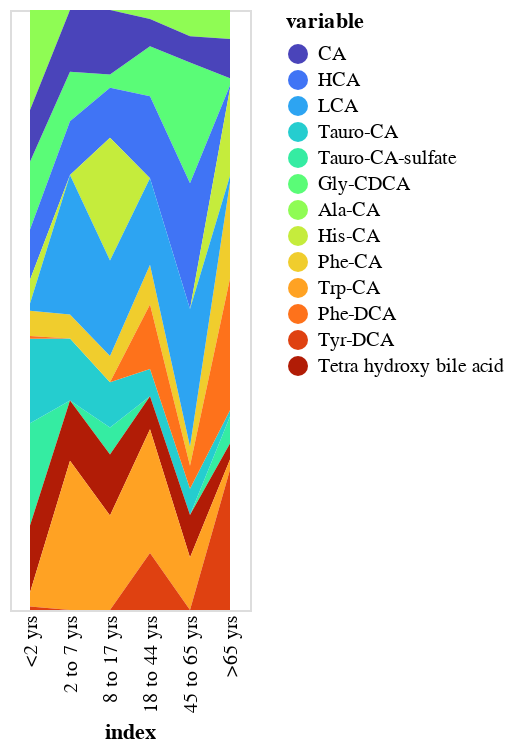

Notebook code for this chart:
### Code cell
alt.Chart(table2).mark_area().encode(
    alt.X('index:N',
        axis=alt.Axis(domain=False, tickSize=0), 
          sort=['<2 yrs', '2 to 7 yrs', '8 to 17 yrs', '18 to 44 yrs', '45 to 65 yrs', '>65 yrs']
    ),
    alt.Y('value:Q', stack='normalize', axis=None),
    alt.Color('variable:N',
        scale=alt.Scale(scheme='turbo'),
        sort=[ 'CA', 'HCA', 'LCA',
            'Tauro-CA', 'Tauro-CA-sulfate', 'Gly-CDCA',
              'Ala-CA', 'His-CA', 'Phe-CA', 'Trp-CA', 'Phe-DCA', 'Tyr-DCA',
              'Tetra hydroxy bile acid']
    )
).interactive()

### Figure 1 — Vega-Lite specification as saved in the notebook (floating-point values rounded to 4 significant figures)
{"config": {"view": {"continuousWidth": 400, "continuousHeight": 300}}, "data": {"name": "data-d5fda2d07a58d4f5d30f123c9f27e573"}, "mark": "area", "encoding": {"color": {"field": "variable", "scale": {"scheme": "turbo"}, "sort": ["CA", "HCA", "LCA", "Tauro-CA", "Tauro-CA-sulfate", "Gly-CDCA", "Ala-CA", "His-CA", "Phe-CA", "Trp-CA", "Phe-DCA", "Tyr-DCA", "Tetra hydroxy bile acid"], "type": "nominal"}, "x": {"axis": {"domain": false, "tickSize": 0}, "field": "index", "sort": ["<2 yrs", "2 to 7 yrs", "8 to 17 yrs", "18 to 44 yrs", "45 to 65 yrs", ">65 yrs"], "type": "nominal"}, "y": {"axis": null, "field": "value", "stack": "normalize", "type": "quantitative"}}, "selection": {"selector014": {"type": "interval", "bind": "scales", "encodings": ["x", "y"]}}, "$schema": "https://vega.github.io/schema/vega-lite/v4.17.0.json", "datasets": {"data-d5fda2d07a58d4f5d30f123c9f27e573": [{"index": "<2 yrs", "variable": "Tauro-CA-sulfate", "value": 0.771}, {"index": "2 to 7 yrs", "variable": "Tauro-CA-sulfate", "value": 0.0}, {"index": "8 to 17 yrs", "variable": "Tauro-CA-sulfate", "value": 0.06107}, {"index": "18 to 44 yrs", "variable": "Tauro-CA-sulfate", "value": 0.0}, {"index": "45 to 65 yrs", "variable": "Tauro-CA-sulfate", "value": 0.0}, {"index": ">65 yrs", "variable": "Tauro-CA-sulfate", "value": 0.1679}, {"index": "<2 yrs", "variable": "Ala-CA", "value": 0.7541}, {"index": "2 to 7 yrs", "variable": "Ala-CA", "value": 0.0}, {"index": "8 to 17 yrs", "variable": "Ala-CA", "value": 0.0}, {"index": "18 to 44 yrs", "variable": "Ala-CA", "value": 0.01639}, {"index": "45 to 65 yrs", "variable": "Ala-CA", "value": 0.04918}, {"index": ">65 yrs", "variable": "Ala-CA", "value": 0.1803}, {"index": "<2 yrs", "variable": "Tauro-CA", "value": 0.6373}, {"index": "2 to 7 yrs", "variable": "Tauro-CA", "value": 0.1225}, {"index": "8 to 17 yrs", "variable": "Tauro-CA", "value": 0.1029}, {"index": "18 to 44 yrs", "variable": "Tauro-CA", "value": 0.04902}, {"index": "45 to 65 yrs", "variable": "Tauro-CA", "value": 0.04902}, {"index": ">65 yrs", "variable": "Tauro-CA", "value": 0.03922}, {"index": "<2 yrs", "variable": "Gly-CDCA", "value": 0.5113}, {"index": "2 to 7 yrs", "variable": "Gly-CDCA", "value": 0.09774}, {"index": "8 to 17 yrs", "variable": "Gly-CDCA", "value": 0.03008}, {"index": "18 to 44 yrs", "variable": "Gly-CDCA", "value": 0.09023}, {"index": "45 to 65 yrs", "variable": "Gly-CDCA", "value": 0.2256}, {"index": ">65 yrs", "variable": "Gly-CDCA", "value": 0.04511}, {"index": "<2 yrs", "variable": "Tetra hydroxy bile acid", "value": 0.505}, {"index": "2 to 7 yrs", "variable": "Tetra hydroxy bile acid", "value": 0.1188}, {"index": "8 to 17 yrs", "variable": "Tetra hydroxy bile acid", "value": 0.1386}, {"index": "18 to 44 yrs", "variable": "Tetra hydroxy bile acid", "value": 0.05941}, {"index": "45 to 65 yrs", "variable": "Tetra hydroxy bile acid", "value": 0.07921}, {"index": ">65 yrs", "variable": "Tetra hydroxy bile acid", "value": 0.09901}, {"index": "<2 yrs", "variable": "CA", "value": 0.3902}, {"index": "2 to 7 yrs", "variable": "CA", "value": 0.122}, {"index": "8 to 17 yrs", "variable": "CA", "value": 0.1463}, {"index": "18 to 44 yrs", "variable": "CA", "value": 0.04878}, {"index": "45 to 65 yrs", "variable": "CA", "value": 0.04878}, {"index": ">65 yrs", "variable": "CA", "value": 0.2439}, {"index": "<2 yrs", "variable": "HCA", "value": 0.3788}, {"index": "2 to 7 yrs", "variable": "HCA", "value": 0.1061}, {"index": "8 to 17 yrs", "variable": "HCA", "value": 0.1136}, {"index": "18 to 44 yrs", "variable": "HCA", "value": 0.1477}, {"index": "45 to 65 yrs", "variable": "HCA", "value": 0.2348}, {"index": ">65 yrs", "variable": "HCA", "value": 0.01894}, {"index": "<2 yrs", "variable": "Phe-CA", "value": 0.1905}, {"index": "2 to 7 yrs", "variable": "Phe-CA", "value": 0.04762}, {"index": "8 to 17 yrs", "variable": "Phe-CA", "value": 0.05952}, {"index": "18 to 44 yrs", "variable": "Phe-CA", "value": 0.07143}, {"index": "45 to 65 yrs", "variable": "Phe-CA", "value": 0.03571}, {"index": ">65 yrs", "variable": "Phe-CA", "value": 0.5952}, {"index": "<2 yrs", "variable": "His-CA", "value": 0.1788}, {"index": "2 to 7 yrs", "variable": "His-CA", "value": 0.0}, {"index": "8 to 17 yrs", "variable": "His-CA", "value": 0.2781}, {"index": "18 to 44 yrs", "variable": "His-CA", "value": 0.0}, {"index": "45 to 65 yrs", "variable": "His-CA", "value": 0.0}, {"index": ">65 yrs", "variable": "His-CA", "value": 0.543}, {"index": "<2 yrs", "variable": "Trp-CA", "value": 0.1071}, {"index": "2 to 7 yrs", "variable": "Trp-CA", "value": 0.2946}, {"index": "8 to 17 yrs", "variable": "Trp-CA", "value": 0.2143}, {"index": "18 to 44 yrs", "variable": "Trp-CA", "value": 0.2232}, {"index": "45 to 65 yrs", "variable": "Trp-CA", "value": 0.09821}, {"index": ">65 yrs", "variable": "Trp-CA", "value": 0.0625}, {"index": "<2 yrs", "variable": "LCA", "value": 0.05505}, {"index": "2 to 7 yrs", "variable": "LCA", "value": 0.2752}, {"index": "8 to 17 yrs", "variable": "LCA", "value": 0.2165}, {"index": "18 to 44 yrs", "variable": "LCA", "value": 0.156}, {"index": "45 to 65 yrs", "variable": "LCA", "value": 0.2569}, {"index": ">65 yrs", "variable": "LCA", "value": 0.04037}, {"index": "<2 yrs", "variable": "Tyr-DCA", "value": 0.02564}, {"index": "2 to 7 yrs", "variable": "Tyr-DCA", "value": 0.0}, {"index": "8 to 17 yrs", "variable": "Tyr-DCA", "value": 0.0}, {"index": "18 to 44 yrs", "variable": "Tyr-DCA", "value": 0.1026}, {"index": "45 to 65 yrs", "variable": "Tyr-DCA", "value": 0.0}, {"index": ">65 yrs", "variable": "Tyr-DCA", "value": 0.8718}, {"index": "<2 yrs", "variable": "Phe-DCA", "value": 0.02155}, {"index": "2 to 7 yrs", "variable": "Phe-DCA", "value": 0.0}, {"index": "8 to 17 yrs", "variable": "Phe-DCA", "value": 0.0}, {"index": "18 to 44 yrs", "variable": "Phe-DCA", "value": 0.1164}, {"index": "45 to 65 yrs", "variable": "Phe-DCA", "value": 0.0431}, {"index": ">65 yrs", "variable": "Phe-DCA", "value": 0.819}]}}
